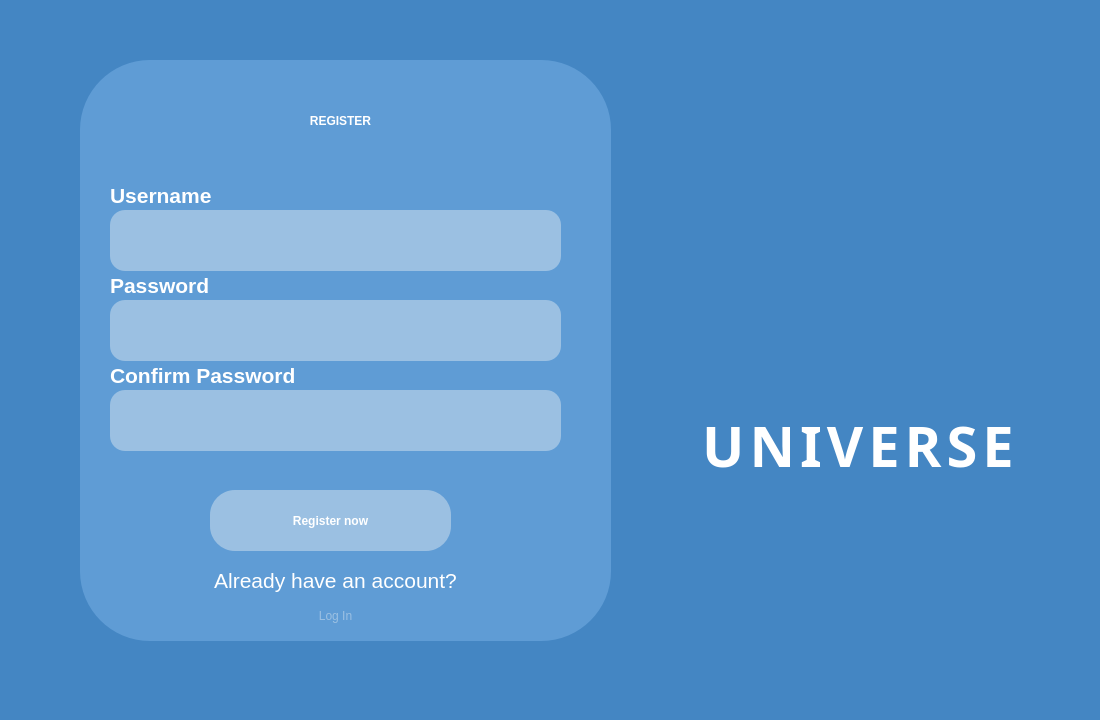
<?xml version="1.0" encoding="UTF-8"?>
<ui version="4.0">
 <class>registerPage</class>
 <widget class="QWidget" name="registerPage">
  <property name="geometry">
   <rect>
    <x>0</x>
    <y>0</y>
    <width>1100</width>
    <height>720</height>
   </rect>
  </property>
  <property name="windowTitle">
   <string>Form</string>
  </property>
  <widget class="QLabel" name="label">
   <property name="geometry">
    <rect>
     <x>0</x>
     <y>0</y>
     <width>1101</width>
     <height>721</height>
    </rect>
   </property>
   <property name="styleSheet">
    <string notr="true">background-color: #4486c3;</string>
   </property>
   <property name="frameShape">
    <enum>QFrame::Shape::NoFrame</enum>
   </property>
   <property name="frameShadow">
    <enum>QFrame::Shadow::Raised</enum>
   </property>
   <property name="text">
    <string/>
   </property>
  </widget>
  <widget class="QLabel" name="loginBox">
   <property name="geometry">
    <rect>
     <x>80</x>
     <y>60</y>
     <width>531</width>
     <height>581</height>
    </rect>
   </property>
   <property name="styleSheet">
    <string notr="true">background-color: #5f9cd5;
border-radius: 70px;
</string>
   </property>
   <property name="frameShape">
    <enum>QFrame::Shape::Box</enum>
   </property>
   <property name="frameShadow">
    <enum>QFrame::Shadow::Plain</enum>
   </property>
   <property name="text">
    <string/>
   </property>
  </widget>
  <widget class="QLabel" name="registerTitle">
   <property name="geometry">
    <rect>
     <x>170</x>
     <y>90</y>
     <width>341</width>
     <height>61</height>
    </rect>
   </property>
   <property name="styleSheet">
    <string notr="true">font: 40pt &quot;Allerta&quot;;
border:0px;
color:white;
font-weight:bold;</string>
   </property>
   <property name="frameShape">
    <enum>QFrame::Shape::Panel</enum>
   </property>
   <property name="text">
    <string>REGISTER</string>
   </property>
   <property name="alignment">
    <set>Qt::AlignmentFlag::AlignCenter</set>
   </property>
  </widget>
  <widget class="QLabel" name="labelUsername">
   <property name="geometry">
    <rect>
     <x>110</x>
     <y>180</y>
     <width>111</width>
     <height>31</height>
    </rect>
   </property>
   <property name="styleSheet">
    <string notr="true">font:12pt &quot;Allerta&quot;;
color:white;</string>
   </property>
   <property name="text">
    <string>&lt;html&gt;&lt;head/&gt;&lt;body&gt;&lt;p&gt;&lt;span style=&quot; font-size:16pt; font-weight:700;&quot;&gt;Username&lt;/span&gt;&lt;/p&gt;&lt;/body&gt;&lt;/html&gt;</string>
   </property>
  </widget>
  <widget class="QLineEdit" name="lineEdit">
   <property name="geometry">
    <rect>
     <x>110</x>
     <y>210</y>
     <width>451</width>
     <height>61</height>
    </rect>
   </property>
   <property name="styleSheet">
    <string notr="true">background-color:#9bc0e2;
border-radius:15px;
border:0px;
color:white;
font:20px &quot;Allerta&quot;;</string>
   </property>
   <property name="text">
    <string/>
   </property>
  </widget>
  <widget class="QLineEdit" name="lineEdit_2">
   <property name="geometry">
    <rect>
     <x>110</x>
     <y>300</y>
     <width>451</width>
     <height>61</height>
    </rect>
   </property>
   <property name="styleSheet">
    <string notr="true">background-color:#9bc0e2;
border-radius:15px;
border:0px;
color:white;
font:20px &quot;Allerta&quot;;</string>
   </property>
   <property name="text">
    <string/>
   </property>
   <property name="echoMode">
    <enum>QLineEdit::EchoMode::Password</enum>
   </property>
  </widget>
  <widget class="QLineEdit" name="lineEdit_3">
   <property name="geometry">
    <rect>
     <x>110</x>
     <y>390</y>
     <width>451</width>
     <height>61</height>
    </rect>
   </property>
   <property name="styleSheet">
    <string notr="true">background-color:#9bc0e2;
border-radius:15px;
border:0px;
color:white;
font:20px &quot;Allerta&quot;;</string>
   </property>
   <property name="text">
    <string/>
   </property>
   <property name="echoMode">
    <enum>QLineEdit::EchoMode::Password</enum>
   </property>
  </widget>
  <widget class="QPushButton" name="pushButton">
   <property name="geometry">
    <rect>
     <x>210</x>
     <y>490</y>
     <width>241</width>
     <height>61</height>
    </rect>
   </property>
   <property name="styleSheet">
    <string notr="true">background-color:#9bc0e2;
border-radius:25px;
border:0px;
font:15pt &quot;Allerta&quot;;
color:white;
font-weight:bold;</string>
   </property>
   <property name="text">
    <string>Register now</string>
   </property>
  </widget>
  <widget class="QLabel" name="labelPassword">
   <property name="geometry">
    <rect>
     <x>110</x>
     <y>270</y>
     <width>111</width>
     <height>31</height>
    </rect>
   </property>
   <property name="styleSheet">
    <string notr="true">font:12pt &quot;Allerta&quot;;
color:white;</string>
   </property>
   <property name="text">
    <string>&lt;html&gt;&lt;head/&gt;&lt;body&gt;&lt;p&gt;&lt;span style=&quot; font-size:16pt; font-weight:700;&quot;&gt;Password&lt;/span&gt;&lt;/p&gt;&lt;/body&gt;&lt;/html&gt;</string>
   </property>
  </widget>
  <widget class="QLabel" name="labelConfirmPassword">
   <property name="geometry">
    <rect>
     <x>110</x>
     <y>360</y>
     <width>341</width>
     <height>31</height>
    </rect>
   </property>
   <property name="styleSheet">
    <string notr="true">font:12pt &quot;Allerta&quot;;
color:white;</string>
   </property>
   <property name="text">
    <string>&lt;html&gt;&lt;head/&gt;&lt;body&gt;&lt;p&gt;&lt;span style=&quot; font-size:16pt; font-weight:700;&quot;&gt;Confirm Password&lt;/span&gt;&lt;/p&gt;&lt;/body&gt;&lt;/html&gt;</string>
   </property>
  </widget>
  <widget class="QLabel" name="labelText">
   <property name="geometry">
    <rect>
     <x>140</x>
     <y>560</y>
     <width>391</width>
     <height>41</height>
    </rect>
   </property>
   <property name="styleSheet">
    <string notr="true">font:12pt &quot;Allerta&quot;;
color:white;</string>
   </property>
   <property name="text">
    <string>&lt;html&gt;&lt;head/&gt;&lt;body&gt;&lt;p align=&quot;center&quot;&gt;&lt;span style=&quot; font-size:16pt;&quot;&gt;Already have an account?&lt;/span&gt;&lt;/p&gt;&lt;/body&gt;&lt;/html&gt;</string>
   </property>
  </widget>
  <widget class="QPushButton" name="pushButton_2">
   <property name="geometry">
    <rect>
     <x>240</x>
     <y>600</y>
     <width>191</width>
     <height>31</height>
    </rect>
   </property>
   <property name="styleSheet">
    <string notr="true">border:0px;
font:17pt &quot;Allerta&quot;;
color:#9bc0e2;
</string>
   </property>
   <property name="text">
    <string>Log In</string>
   </property>
  </widget>
  <widget class="QLabel" name="logoTitle">
   <property name="geometry">
    <rect>
     <x>670</x>
     <y>405</y>
     <width>381</width>
     <height>81</height>
    </rect>
   </property>
   <property name="font">
    <font>
     <family>Crimson Text Semibold</family>
     <pointsize>42</pointsize>
     <italic>false</italic>
     <bold>true</bold>
    </font>
   </property>
   <property name="styleSheet">
    <string notr="true">letter-spacing:5px;
font: 600 42pt &quot;Crimson Text Semibold&quot;;
border:0px;
color:white;
font-weight:bold;</string>
   </property>
   <property name="frameShape">
    <enum>QFrame::Shape::Panel</enum>
   </property>
   <property name="text">
    <string>&lt;html&gt;&lt;head/&gt;&lt;body&gt;&lt;p align=&quot;center&quot;&gt;UNIVERSE&lt;/p&gt;&lt;/body&gt;&lt;/html&gt;</string>
   </property>
   <property name="alignment">
    <set>Qt::AlignmentFlag::AlignCenter</set>
   </property>
  </widget>
  <widget class="QLabel" name="logoAG">
   <property name="geometry">
    <rect>
     <x>630</x>
     <y>80</y>
     <width>461</width>
     <height>421</height>
    </rect>
   </property>
   <property name="text">
    <string/>
   </property>
   <property name="pixmap">
    <pixmap>../assets/images/Test_logo_2.png</pixmap>
   </property>
   <property name="scaledContents">
    <bool>true</bool>
   </property>
  </widget>
 </widget>
 <resources/>
 <connections/>
</ui>
